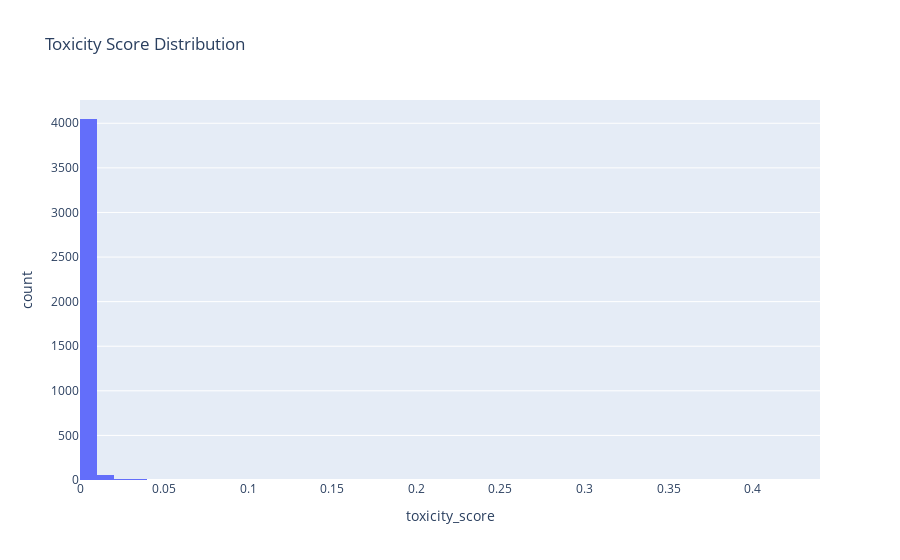

The notebook cell saved with this chart:
### Code cell
fig = px.histogram(df, x='toxicity_score', nbins=50,
                   title='Toxicity Score Distribution')
fig.show()

### Figure 1 — Plotly figure (JSON) as saved in the notebook; plotly's stock layout.template omitted (floating-point values rounded to 4 significant figures; data arrays with more than 128 entries replaced by an {"elided": "..."} marker saying what was removed)
{"data": [{"bingroup": "x", "hovertemplate": "toxicity_score=%{x}<br>count=%{y}<extra></extra>", "legendgroup": "", "marker": {"color": "#636efa", "pattern": {"shape": ""}}, "name": "", "nbinsx": 50, "orientation": "v", "showlegend": false, "type": "histogram", "x": {"elided": "4141 float values"}, "xaxis": "x", "yaxis": "y"}], "layout": {"barmode": "relative", "legend": {"tracegroupgap": 0}, "title": {"text": "Toxicity Score Distribution"}, "xaxis": {"anchor": "y", "domain": [0, 1], "title": {"text": "toxicity_score"}}, "yaxis": {"anchor": "x", "domain": [0, 1], "title": {"text": "count"}}}}
